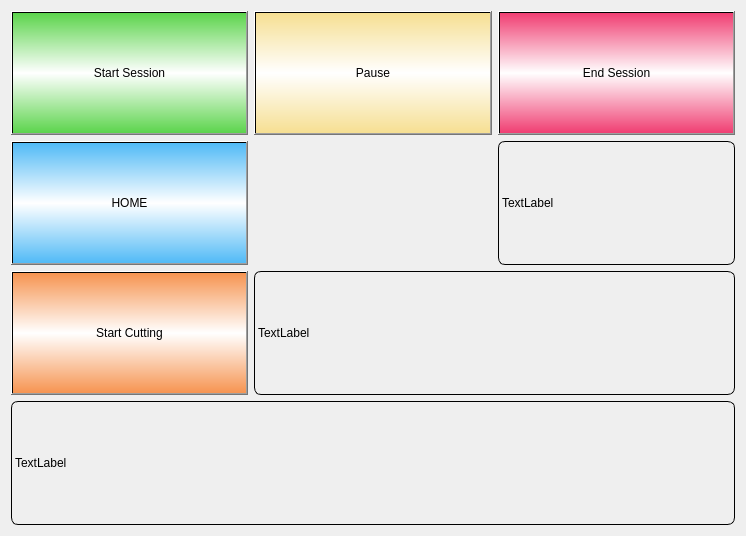
<?xml version="1.0" encoding="UTF-8"?>
<ui version="4.0">
 <class>RoboticControlWidget</class>
 <widget class="QWidget" name="RoboticControlWidget">
  <property name="geometry">
   <rect>
    <x>0</x>
    <y>0</y>
    <width>746</width>
    <height>536</height>
   </rect>
  </property>
  <property name="windowTitle">
   <string>Form</string>
  </property>
  <property name="styleSheet">
   <string notr="true">QLabel {
	border: 1px solid black;
	border-radius: 7px;
}</string>
  </property>
  <layout class="QGridLayout" name="gridLayout">
   <property name="sizeConstraint">
    <enum>QLayout::SetDefaultConstraint</enum>
   </property>
   <item row="0" column="1">
    <widget class="QPushButton" name="button_pause">
     <property name="sizePolicy">
      <sizepolicy hsizetype="Minimum" vsizetype="MinimumExpanding">
       <horstretch>0</horstretch>
       <verstretch>0</verstretch>
      </sizepolicy>
     </property>
     <property name="minimumSize">
      <size>
       <width>0</width>
       <height>100</height>
      </size>
     </property>
     <property name="styleSheet">
      <string notr="true">QPushButton {
	background-color: rgb(246, 223, 134);
	background-color: qlineargradient(spread:reflect, x1:0.5, y1:0, x2:0.5, y2:0.5, stop:0 rgba(246, 223, 146, 255), stop:1 rgba(255, 255, 255, 255));
}

QPushButton:pressed {
	background-color: qlineargradient(spread:reflect, x1:0.5, y1:0, x2:0.5, y2:0.5, stop:0 rgba(216, 179, 41, 255), stop:1 rgba(255, 255, 255, 255));
}</string>
     </property>
     <property name="text">
      <string>Pause</string>
     </property>
    </widget>
   </item>
   <item row="1" column="0">
    <widget class="QPushButton" name="button_home">
     <property name="sizePolicy">
      <sizepolicy hsizetype="Minimum" vsizetype="MinimumExpanding">
       <horstretch>0</horstretch>
       <verstretch>0</verstretch>
      </sizepolicy>
     </property>
     <property name="minimumSize">
      <size>
       <width>0</width>
       <height>100</height>
      </size>
     </property>
     <property name="styleSheet">
      <string notr="true">QPushButton {
	background-color: qlineargradient(spread:reflect, x1:0.5, y1:0, x2:0.5, y2:0.5, stop:0 rgba(81, 186, 246, 255), stop:1 rgba(255, 255, 255, 255));
}

QPushButton:pressed {
	background-color: qlineargradient(spread:reflect, x1:0.5, y1:0, x2:0.5, y2:0.5, stop:0 rgba(34, 142, 204, 255), stop:1 rgba(255, 255, 255, 255));
}</string>
     </property>
     <property name="text">
      <string>HOME</string>
     </property>
    </widget>
   </item>
   <item row="2" column="0">
    <widget class="QPushButton" name="button_start_cutting">
     <property name="sizePolicy">
      <sizepolicy hsizetype="Minimum" vsizetype="MinimumExpanding">
       <horstretch>0</horstretch>
       <verstretch>0</verstretch>
      </sizepolicy>
     </property>
     <property name="minimumSize">
      <size>
       <width>0</width>
       <height>100</height>
      </size>
     </property>
     <property name="styleSheet">
      <string notr="true">QPushButton {
	background-color: qlineargradient(spread:reflect, x1:0.5, y1:0, x2:0.5, y2:0.5, stop:0 rgba(246, 148, 81, 255), stop:1 rgba(255, 255, 255, 255));
}

QPushButton:pressed {
	background-color: qlineargradient(spread:reflect, x1:0.5, y1:0, x2:0.5, y2:0.5, stop:0 rgba(224, 111, 34, 255), stop:1 rgba(255, 255, 255, 255));

}</string>
     </property>
     <property name="text">
      <string>Start Cutting</string>
     </property>
    </widget>
   </item>
   <item row="1" column="2">
    <widget class="QLabel" name="label_time_remaining">
     <property name="sizePolicy">
      <sizepolicy hsizetype="Preferred" vsizetype="MinimumExpanding">
       <horstretch>0</horstretch>
       <verstretch>0</verstretch>
      </sizepolicy>
     </property>
     <property name="text">
      <string>TextLabel</string>
     </property>
    </widget>
   </item>
   <item row="0" column="0">
    <widget class="QPushButton" name="button_start_session">
     <property name="sizePolicy">
      <sizepolicy hsizetype="Minimum" vsizetype="MinimumExpanding">
       <horstretch>0</horstretch>
       <verstretch>0</verstretch>
      </sizepolicy>
     </property>
     <property name="minimumSize">
      <size>
       <width>0</width>
       <height>100</height>
      </size>
     </property>
     <property name="styleSheet">
      <string notr="true">QPushButton:!pressed {
	background-color: qlineargradient(spread:reflect, x1:0.5, y1:0, x2:0.5, y2:0.5, stop:0 rgba(92, 212, 76, 255), stop:1 rgba(255, 255, 255, 255));
}

QPushButton:pressed {
	background-color: qlineargradient(spread:reflect, x1:0.5, y1:0, x2:0.5, y2:0.5, stop:0 rgba(88, 198, 71, 255), stop:1 rgba(255, 255, 255, 255));
}</string>
     </property>
     <property name="text">
      <string>Start Session</string>
     </property>
    </widget>
   </item>
   <item row="2" column="1" colspan="2">
    <widget class="QLabel" name="label_cutting">
     <property name="sizePolicy">
      <sizepolicy hsizetype="Preferred" vsizetype="MinimumExpanding">
       <horstretch>0</horstretch>
       <verstretch>0</verstretch>
      </sizepolicy>
     </property>
     <property name="text">
      <string>TextLabel</string>
     </property>
    </widget>
   </item>
   <item row="0" column="2">
    <widget class="QPushButton" name="button_end_session">
     <property name="sizePolicy">
      <sizepolicy hsizetype="Minimum" vsizetype="MinimumExpanding">
       <horstretch>0</horstretch>
       <verstretch>0</verstretch>
      </sizepolicy>
     </property>
     <property name="minimumSize">
      <size>
       <width>0</width>
       <height>100</height>
      </size>
     </property>
     <property name="styleSheet">
      <string notr="true">QPushButton:!pressed {
	background-color: qlineargradient(spread:reflect, x1:0.5, y1:0, x2:0.5, y2:0.5, stop:0 rgba(240, 62, 114, 255), stop:1 rgba(255, 255, 255, 255));
}

QPushButton:pressed {
	background-color: qlineargradient(spread:reflect, x1:0.5, y1:0, x2:0.5, y2:0.5, stop:0 rgba(216, 56, 104, 255), stop:1 rgba(255, 255, 255, 255));
}
</string>
     </property>
     <property name="text">
      <string>End Session</string>
     </property>
    </widget>
   </item>
   <item row="3" column="0" colspan="3">
    <widget class="QLabel" name="label_manager_message">
     <property name="sizePolicy">
      <sizepolicy hsizetype="Preferred" vsizetype="MinimumExpanding">
       <horstretch>0</horstretch>
       <verstretch>0</verstretch>
      </sizepolicy>
     </property>
     <property name="text">
      <string>TextLabel</string>
     </property>
    </widget>
   </item>
  </layout>
 </widget>
 <resources/>
 <connections/>
</ui>
